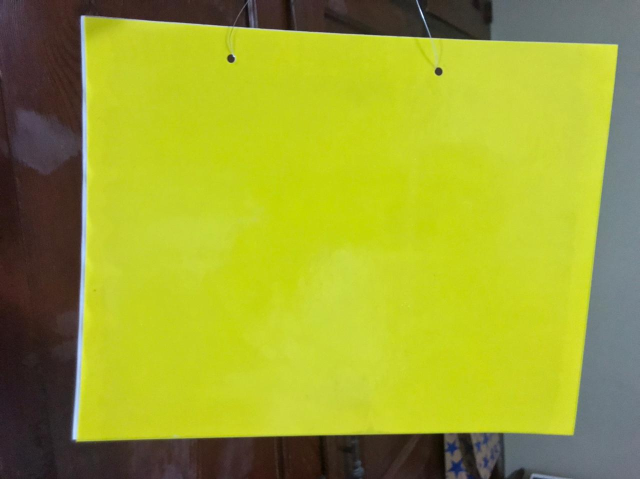
#> input picture Root/Prueba/Test1.jpeg, 1280 x 958 px (shown at 1/2 size); its folder holds only this picture in this run
$ python -i Segmentation.py   (imports and definitions only)
#> lines starting #> are read from the running program, lines starting #| are printed output that depends on the picture; after the words box and inside, x2 and y2 are one past the last pixel; in counts of white or black regions, pixels touching at a corner belong together
#> further down, picture is the input picture: shape (958, 1280, 3); mean B, G, R 47.1, 165.5, 158
# importar los paquetes necesarios
from cProfile import label
from msilib.schema import Directory
from cv2 import cvtColor, threshold
import numpy as np
# import argparse
# import imutils
import cv2 as cv
# import glob
# from matplotlib import pyplot as plt
SEG=[]

def Segmentation(img_original):

	# [10 lines of commented-out code are left out]
	gray = cv.cvtColor(img_original, cv.COLOR_BGR2GRAY)
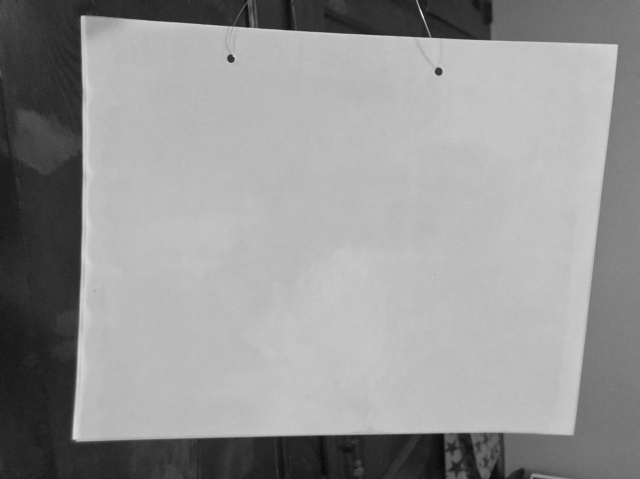
#> gray: shape (958, 1280) (shown at 1/2 size); min 5, max 253, mean 149.7

	# [8 lines of commented-out code are left out]
	hist_eq = cv.equalizeHist(gray)
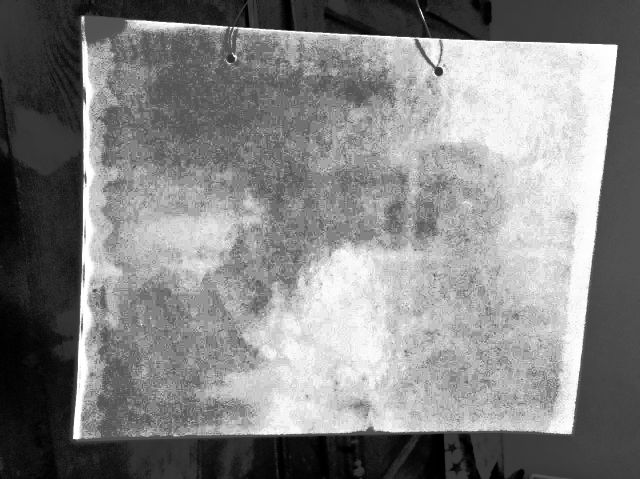
#> hist_eq: shape (958, 1280) (shown at 1/2 size); min 0, max 255, mean 131.8

	# [12 lines of commented-out code are left out]
	threshold = cv.threshold(hist_eq, 15, 255, cv.THRESH_BINARY_INV)[1]
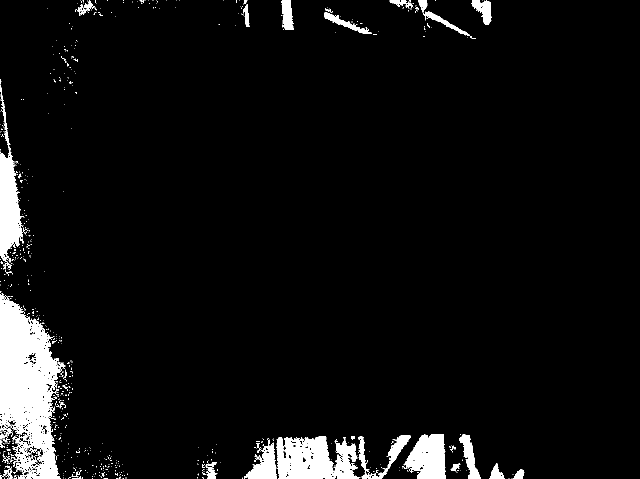
#> threshold: shape (958, 1280) (shown at 1/2 size); 5.5% white; 717 white regions (665 under 20 px), largest, box (x1, y1, x2, y2) and area: (0, 586, 131, 958) 28298, (553, 872, 721, 958) 10349, (0, 169, 47, 515) 7064
	# cv.imshow("Binary", threshold)

	# un nucleo de forma eliptica con filas y columnas multiplos de 120
	kernel = cv.getStructuringElement(cv.MORPH_ELLIPSE, (threshold.shape[0]//120,threshold.shape[1]//120))
	# dilatacion con 1 iteracion
	dilatation = cv.dilate(threshold,kernel,iterations = 3)
#> dilatation: shape (958, 1280); 13.8% white; 19 white regions, largest, box (x1, y1, x2, y2) and area: (0, 146, 265, 958) 78230, (475, 856, 1058, 958) 45289, (86, 0, 241, 203) 12371
	# cv.imshow("Dilatation", dilatation)
	# erosion con 2 iteraciones
	erosion = cv.erode(dilatation,kernel,iterations = 1)
#> erosion: shape (958, 1280); 11.9% white; 22 white regions, largest, box (x1, y1, x2, y2) and area: (0, 151, 262, 958) 71709, (478, 861, 1055, 958) 40788, (773, 0, 958, 89) 6321
	# cv.imshow("Erosion", erosion)
	# dilatacion con 1 iteracion
	dilatation2 = cv.dilate(erosion,kernel,iterations = 1)
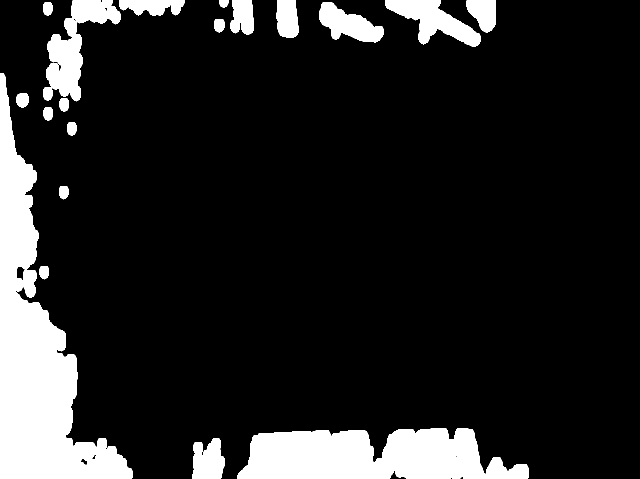
#> dilatation2: shape (958, 1280) (shown at 1/2 size); 13.7% white; 19 white regions, largest, box (x1, y1, x2, y2) and area: (0, 147, 265, 958) 78017, (475, 857, 1058, 958) 44931, (86, 0, 241, 203) 12300
	# mostrar imagen de transformaciones morfologicas
	# cv.imshow("Morphological Transformation", dilatation2)


	# etiquetado de regiones
	# elija 4 para el tipo de conectividad
	connectivity = 4
	# aplicar el análisis de componentes conectados a la imagen con umbral
	output = cv.connectedComponentsWithStats(dilatation2, connectivity, cv.CV_32S)
	(numLabels, labels, stats, centroids) = output
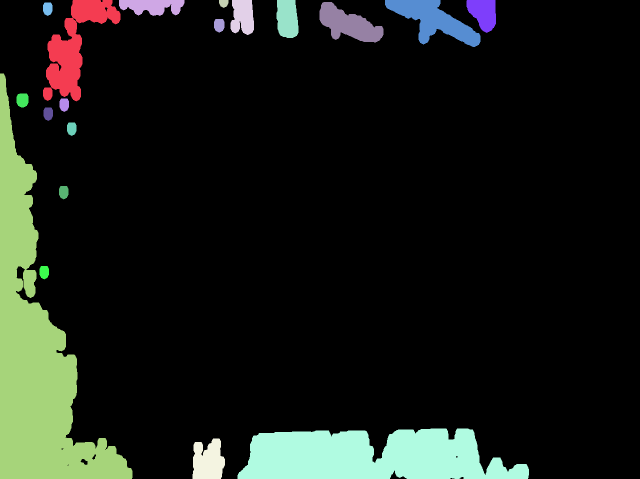
#> labels: shape (958, 1280) int32 (shown at 1/2 size); 20 distinct labels, from 0 to 19; one colour per label, 0 black
#> numLabels = 20; stats = 20 rows, first 6: [0, 0, 1280, 958, 1057699], [86, 0, 155, 203, 12300], [238, 0, 131, 32, 3017], [438, 0, 19, 16, 238], [461, 0, 47, 70, 2686], [553, 0, 44, 76, 2916]; centroids = 20 rows, first 8: [684.1, 458.1], [148.3, 93.66], [303.7, 11.97], [447, 6.05], [485.2, 33.08], [574.3, 36.85], [867, 40.47], [966.5, 25.96]

	# bucle sobre el numero de etiquetas de componentes conectados unicos
	# recorre el número de etiquetas de componentes conectadas unicos,
	# omitiendo la primera etiqueta (ya que la etiqueta cero es el fondo)
	for i in range(1, numLabels):
		# # el primer componente es el *fondo* (ignoramos este componente en
   		# # nuestro ciclo)
		# if i == 0:
		# 	text = "examining component {}/{} (start)".format(
		# 		i + 1, numLabels)
		# # de lo contrario, estamos examinando un componente conectado real
		# else:
		# 	text = "examining component {}/{}".format(
		# 		i + 1, numLabels)
		# # imprimir una actualizacion de mensaje de estado para el
		# # componente conectado actual
		# print("[INFO] {}".format(text))
		# # extraer las estadisticas del componente conectado
		# # y el centroide para la etiqueta actual
		x = stats[i, cv.CC_STAT_LEFT]
		y = stats[i, cv.CC_STAT_TOP]
		w = stats[i, cv.CC_STAT_WIDTH]
		h = stats[i, cv.CC_STAT_HEIGHT]
		area = stats[i, cv.CC_STAT_AREA]
		# (cX, cY) = centroids[i]
		# # clonar nuestra imagen original (para que podamos dibujar sobre ella)
		# # y luego dibujar un cuadro delimitador que rodee el componente
		# # conectado junto con un circulo correspondiente al centroide
		# output = img_original.copy()
		# cv.rectangle(output, (x, y), (x + w, y + h), (0, 255, 0), 3)
		# cv.circle(output, (int(cX), int(cY)), 4, (0, 0, 255), -1)

		# construir una mascara para el componente conectado
		# actual encontrando pixeles en la matriz de etiquetas
		# que tengan el ID del componente conectado actual
		componentMask = (labels == i).astype("uint8") * 255

		# filtrar las imagenes a traves del ancho, la altura y el area
		# que estas no sean ni demasiada pequeñas ni demasiada grandes
		keepWidth = w > 25 and w < 150
		keepHeight = h > 25 and h < 150
		keepArea = area > 1600 and area < 9000
		# asegurar que el componente conectado que se esta
		# examinando pase las tres pruebas
		cropped_final = []
		if all((keepWidth, keepHeight, keepArea)):
		# construir una mascara para el componente conectado actual y
		# luego tomar el bitwise AND con la mascara
			print("[INFO] keeping connected component '{}'".format(i))
			componentMask = (labels == i).astype("uint8") * 255
			mask = cv.bitwise_and(img_original,img_original, mask=componentMask)
			# recortar cada imagen
			cropped_final = mask[y:y+h,x:x+w]
			# cambia de color el fondo negro de cada imagen recortada
			# para el analisis posterior de las imagenes
			cropped_final[np.where(cropped_final == [0])] = [200]
			# # mostrar cada etiqueta correspondiente a cada insecto detectado
			cv.imshow("Final Image", cropped_final)
			# cv.imshow("Output", output)
			final_image = cv.cvtColor(cropped_final, cv.COLOR_BGR2GRAY)
			# print(w)
			# print(h)
			# print(area)
			SEG.append(final_image)
		else:
			# muestra texto del componente examinado actual
			print("[INFO] examining component {}/{}".format(i, numLabels-1))
		# # recorta cada etiqueta con un margen
		# cropped_final = mask[y:y+h,x:x+w]
		# cropped_final[np.where(cropped_final == [0])] = [165]
		# # mostrar cada etiqueta correspondiente a cada insecto detectado
		# cv.imshow("Final Image", cropped_final)

		# # poner las imagenes seccionadas en la carpeta Prueba con un aumento
		# # de 100% de su tamano original

		# # carpeta raiz
		# input_path = r"Root/Prueba/*.png"
		# # carpeta de salida de imagenes
		# out_path = "Root/Prueba2/"

		# image_paths = list(glob.glob(input_path))
		# for numLabels, imag in enumerate(image_paths):
		# # cambiar el tamaño de la imagen en 100% para una mejor vista
		# 	scale_percent = 100 # por ciento de la escala original
		# 	width = int(cropped_final.shape[1] * scale_percent / 100)
		# 	height = int(cropped_final.shape[0] * scale_percent / 100)
		# 	dim = (width, height)
		# 	# aumentar escala de la imagen
		# 	final_image = cv.resize(cropped_final, dim, interpolation = cv.INTER_AREA)
		#

			# # salida de las imagenes en carpeta prueba
			# cv.imwrite(out_path + f'mezcla_{str(i)}.png', final_image)

		cv.waitKey(0)
#> this loop made 19 passes
#> (x, y, w, h, area, keepWidth, keepHeight, keepArea) on passes 1 to 12: (86, 0, 155, 203, 12300, False, False, False), (238, 0, 131, 32, 3017, True, True, True), (438, 0, 19, 16, 238, False, False, False), (461, 0, 47, 70, 2686, True, True, True), (553, 0, 44, 76, 2916, True, True, True), (770, 0, 191, 94, 8094, False, True, True), (933, 0, 59, 66, 2780, True, True, True), (86, 5, 19, 27, 429, False, True, False), (639, 4, 128, 81, 5733, True, True, True), (428, 38, 21, 27, 483, False, True, False), (0, 147, 265, 811, 78017, False, False, False), (33, 187, 24, 28, 582, False, True, False)
#| [INFO] examining component 1/19
#| [INFO] examining component 3/19
#| [INFO] examining component 6/19
#| [INFO] examining component 8/19
#| [INFO] examining component 10/19
#| [INFO] examining component 11/19
#| [INFO] examining component 12/19
#| [INFO] examining component 13/19
#> (further printed lines are left out)
#> pass 1, in Segmentation, `componentMask = (labels == i).astype("uint8") * 255`:
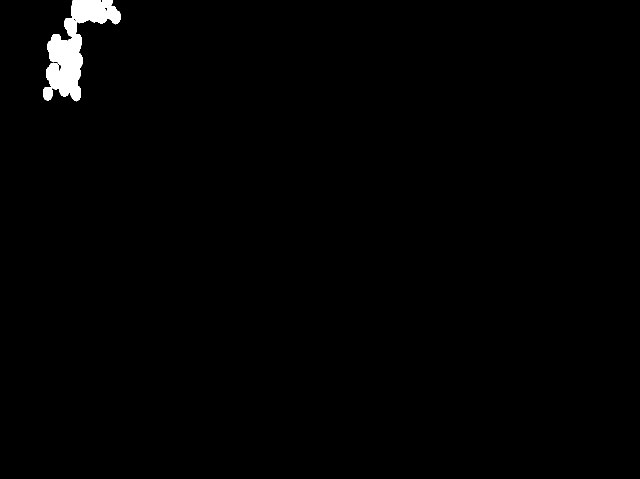
#> componentMask: shape (958, 1280) (shown at 1/2 size); 1% white; 1 white region, box (x1, y1, x2, y2) and area: (86, 0, 241, 203) 12300
#> after the loop:
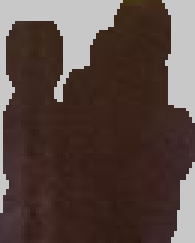
#> cropped_final: shape (81, 65, 3) (shown 3 times larger); mean B, G, R 65, 70.4, 87.4
#> after the loop, SEG = 6 items
	return SEG


>>> import cv2
>>> picture = cv2.imread('Prueba/Test1.jpeg')
>>> result = Segmentation(picture)
#> result = 6 items

$ run again, on Root/Prueba/Test2.jpeg
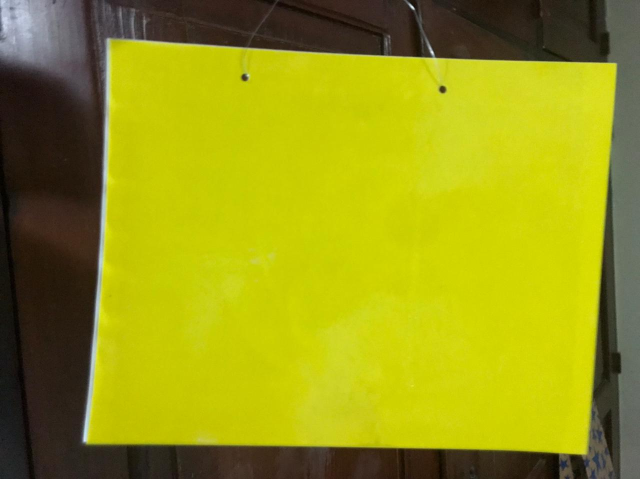
#> input picture Root/Prueba/Test2.jpeg, 1280 x 958 px (shown at 1/2 size)
#> picture is the input picture: shape (958, 1280, 3); mean B, G, R 20, 152.9, 152.6
#> threshold: shape (958, 1280); 5.8% white; 777 white regions (710 under 20 px), largest, box (x1, y1, x2, y2) and area: (0, 144, 170, 958) 53262, (552, 2, 767, 110) 2041, (1080, 909, 1119, 958) 1332
#> dilatation: shape (958, 1280); 14.6% white; 16 white regions, largest, box (x1, y1, x2, y2) and area: (0, 132, 193, 958) 109013, (894, 0, 1147, 137) 13957, (487, 0, 776, 125) 12363
#> erosion: shape (958, 1280); 12.8% white; 16 white regions, largest, box (x1, y1, x2, y2) and area: (0, 137, 190, 958) 100993, (897, 0, 1144, 133) 11751, (490, 0, 773, 120) 10010
#> dilatation2: shape (958, 1280); 14.6% white; 16 white regions, largest, box (x1, y1, x2, y2) and area: (0, 133, 193, 958) 108791, (894, 0, 1147, 138) 13964, (487, 0, 776, 125) 12390
#> in Segmentation, `(numLabels, labels, stats, centroids) = output`:
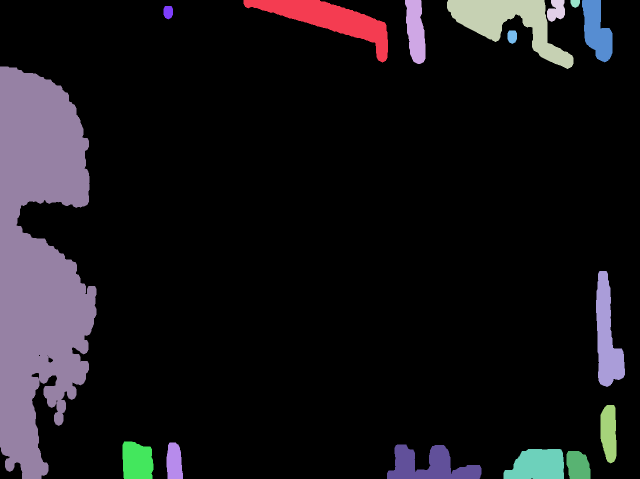
#> labels: shape (958, 1280) int32 (shown at 1/2 size); 17 distinct labels, from 0 to 16; one colour per label, 0 black
#> numLabels = 17; stats = 17 rows, first 6: [0, 0, 1280, 958, 1047192], [487, 0, 289, 125, 12390], [810, 0, 41, 128, 3914], [894, 0, 253, 138, 13964], [1094, 0, 36, 44, 1166], [1141, 0, 19, 16, 238]; centroids = 17 rows, first 8: [679.6, 477.1], [659.9, 39.13], [831, 61.38], [1018.7, 45.44], [1112.4, 20.58], [1150, 6.05], [1193.3, 61.06], [336, 23.83]
#> the loop in Segmentation, `for i in range(1, numLabels): # # el primer componente es el *fondo* (..` made 16 passes
#> (x, y, w, h, area, keepWidth, keepHeight, keepArea) on passes 1 to 8: (487, 0, 289, 125, 12390, False, True, False), (810, 0, 41, 128, 3914, True, True, True), (894, 0, 253, 138, 13964, False, True, False), (1094, 0, 36, 44, 1166, True, True, False), (1141, 0, 19, 16, 238, False, False, False), (1164, 0, 61, 125, 4896, True, True, True), (327, 12, 19, 27, 429, False, True, False), (1015, 61, 19, 27, 429, False, True, False)
#> (printed output is left out)
#> after the loop in Segmentation, `for i in range(1, numLabels):`:
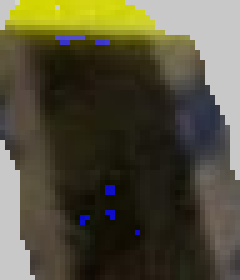
#> cropped_final: shape (56, 48, 3) (shown 5 times larger); mean B, G, R 59.4, 80, 83.8
#> after the loop in Segmentation, `for i in range(1, numLabels):`: SEG = 7 items
